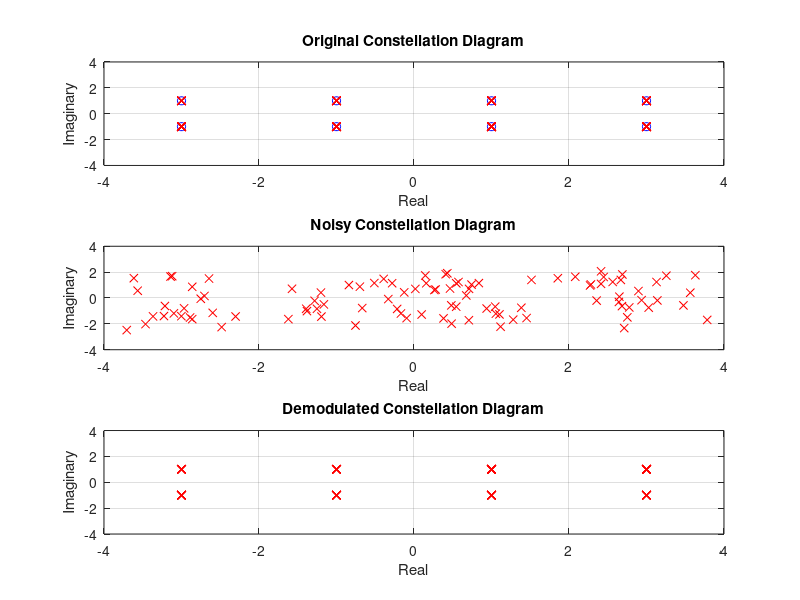
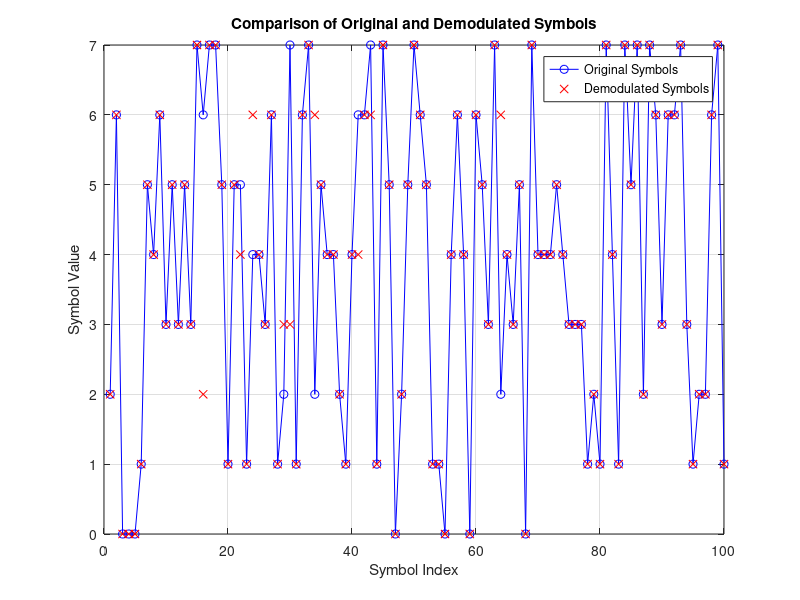
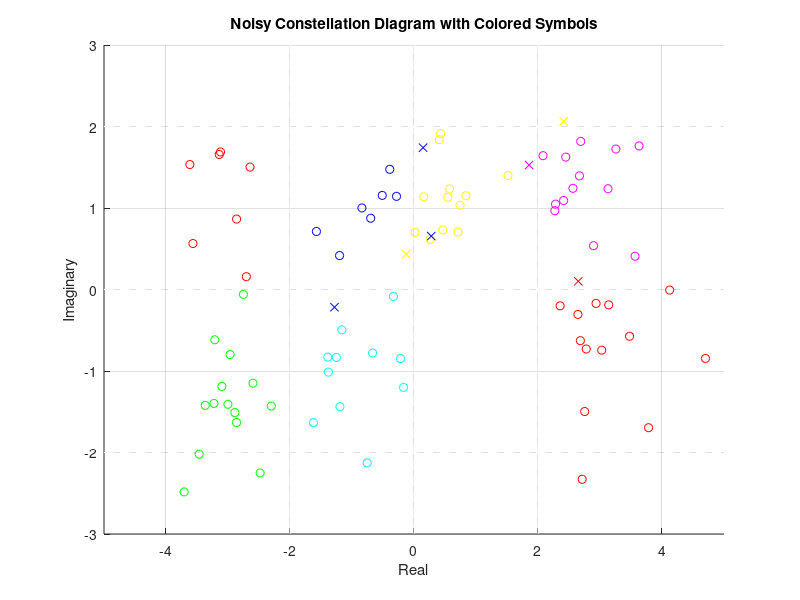

The MATLAB script that drew these images, in order:
% 8-QAM Modulation & Demodulation Schemes

clc; clear; close all;

%% Parameters

constPoints = [-3+1j, -3-1j, -1+1j, -1-1j, 3+1j, 3-1j, 1+1j, 1-1j];
numSymbols = 100;
symbols = randi([0 7], numSymbols, 1);

%% Modulation

modulatedSignal = constPoints(symbols + 1);

%% Add Noise

noiseVariance = 0.8;
noisySignal = modulatedSignal + sqrt(noiseVariance/2)*(randn(size(modulatedSignal)) + 1j*randn(size(modulatedSignal)));

%% Demodulation

demodulatedSymbols = zeros(numSymbols, 1);
for i = 1:numSymbols
    [~, closestPointIndex] = min(abs(noisySignal(i) - constPoints));
    demodulatedSymbols(i) = closestPointIndex - 1;
end
demodulatedSignal = constPoints(demodulatedSymbols + 1);

%% BER Analysis

numErrors = sum(demodulatedSymbols ~= symbols);
BER = numErrors / numSymbols;
disp(['Bit Error Rate (BER): ', num2str(BER)]);

%% Plots

% Constellation Diagrams
figure(1);
subplot(311);
plot(real(constPoints), imag(constPoints), 'bo');
hold on;
plot(real(modulatedSignal), imag(modulatedSignal), 'rx');
title('Original Constellation Diagram');
xlabel('Real');
ylabel('Imaginary');
axis([-4 4 -4 4]);
grid on;

subplot(312);
plot(real(noisySignal), imag(noisySignal), 'rx');
title('Noisy Constellation Diagram');
xlabel('Real');
ylabel('Imaginary');
axis([-4 4 -4 4]);
grid on;

subplot(313);
plot(real(demodulatedSignal), imag(demodulatedSignal), 'rx');
title('Demodulated Constellation Diagram');
xlabel('Real');
ylabel('Imaginary');
axis([-4 4 -4 4]);
grid on;

% Original and Demodulated Symbols
figure(2);
plot(1:numSymbols, symbols, 'bo-', 1:numSymbols, demodulatedSymbols, 'rx');
legend('Original Symbols', 'Demodulated Symbols');
title('Comparison of Original and Demodulated Symbols');
xlabel('Symbol Index');
ylabel('Symbol Value');
grid on;

% ... [Previous sections of your code] ...

%% Plot Noisy Constellation Diagram with Colored Symbols Based on Decision Regions

figure;
hold on;

customColor = [0.5, 0.6, 0.7]; % A mix of red, green, and blue

% Define colors for each constellation point
colors = ['r', 'g', 'b', 'c', 'm', 'r', 'y', 'w']; % Example set of colors

% Draw decision boundaries (approximate for rectangular 8-QAM)
x_min = min(real(constPoints)) - 2;
x_max = max(real(constPoints)) + 2;
y_min = min(imag(constPoints)) - 2;
y_max = max(imag(constPoints)) + 2;

% Vertical lines
for x = [-2, 0, 2]
    line([x x], [y_min y_max], 'Color', 'w', 'LineStyle', '--');
end

% Horizontal lines
for y = [-2, 0, 2]
    line([x_min x_max], [y y], 'Color', 'w', 'LineStyle', '--');
end

% Plot each noisy signal point
for i = 1:numSymbols
    originalSymbol = symbols(i);
    demodulatedSymbol = demodulatedSymbols(i);
    
    symbolStyle = 'o'; % Default: within decision region
    if originalSymbol ~= demodulatedSymbol
        symbolStyle = 'x'; % Exceeded decision region
    end
    
    color = colors(originalSymbol + 1);
    plot(real(noisySignal(i)), imag(noisySignal(i)), [color, symbolStyle], 'MarkerEdgeColor', color);
end

title('Noisy Constellation Diagram with Colored Symbols');
xlabel('Real');
ylabel('Imaginary');
axis([x_min x_max y_min y_max]);
grid on;

% ... [Rest of your code] ...

